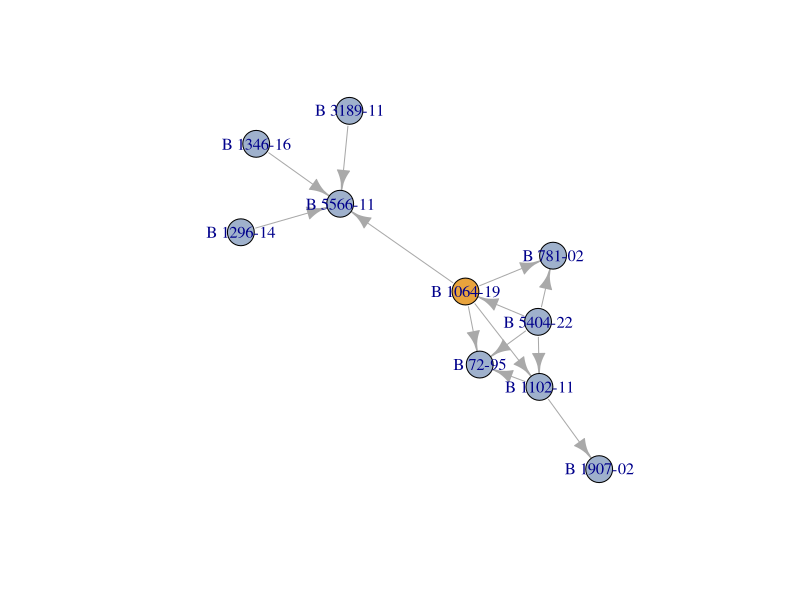
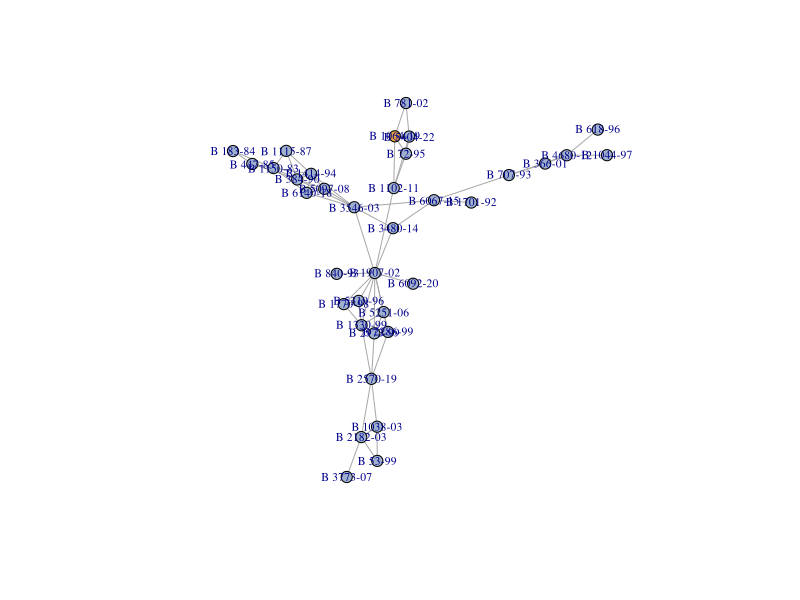

Generate these figures, in order, with R:
# clm-workshop
# johan lindholm, umeå university
# 5 october 2026
#
# **************************************
# **** network analysis of case law ****
# **************************************
# a hands-on introduction to r and network analysis (na)
# you will learn about: building tables; generating figures; basic na concepts:
# centrality, communities.


# prepare ----------------------------------------------------------------------

set.seed(42)   # keeps results reproducible

# load packages

library(tidyverse)   # collection of data science packages
library(igraph)      # for network analysis (ignore error msg)

# load text data

citation_edges <- read_csv("citation_edges.csv")   # references between cases
head(citation_edges)                               # glance at the variables

cases <- read_csv("cases.csv")                     # case metadata
head(cases)                                        # glance at the variables

# select anchor_case (to which we will compare other cases)

anchor_case <- "B 1064-19"   # define anchor_case as NJA 2019 s. 684 (mopedbilen)


# step 1 — build the citation graph (g) ----------------------------------------
# a network has two parts: nodes (here judgments) and edges (here citation
# from one judgment to another).

g <- graph_from_data_frame(                # graph_from_data_frame() creates a graph object                            
  citation_edges |>                        # takes the edges table
    filter(!is.na(cited_case),             # drop out-of-corpus
           cited_case != citing_case) |>   # drop self-citations
    select(citing_case, cited_case),       # keep only to-from columns
  directed = TRUE                          # citations have a direction
)

g   # glance graph object


# step 2 — create anchor case `ego` sub-graph ----------------------------------
# identify neighbors of anchor case within two degree  

anchor_case_neighbors <- neighborhood(g,             # neighborhood list nodes connect to one node 
                                      order=2,       # neighbors within one degree
                                      anchor_case)   # center on anchor_case 

ego_g <- induced_subgraph(g, anchor_case_neighbors[[1]])   # create subgraph from list

ego_g <- simplify(ego_g, edge.attr.comb = "sum")        # combine edges

plot(ego_g,
     vertex.color = ifelse(V(ego_g)$name == anchor_case, 
                           "#E8A33D", 
                           "#9FB1CC"))   # colors anchor case

## top-10 by neighbor ----------------------------------------------------------
# this approach assumes that all neighbors are equally similar 

top_10_neighbors <- V(ego_g)$name                                          # list all cases in sub-graph 
top_10_neighbors <- top_10_neighbors[!top_10_neighbors %in% anchor_case]   # remove anchor case
top_10_neighbors <- tibble(case_num = top_10_neighbors)                    # convert to table 
top_10_neighbors <- left_join(top_10_neighbors,                            # add case information from cases
                              select(cases, case_num, publ_num, court_header),
                              by = "case_num")

top_10_neighbors         # glance top-10 list 
save(top_10_neighbors,   # save top-10 list to csv file
     file = "top_10_neighbors.csv")   


# step 3 — community detection --------------------------------------------------
# grouping cases into communities or clusters based on citations. there are many
# options of clustering; we will use Louvain that is fast and standard

## detect communities ----------------------------------------------------------

g_undirected <- as_undirected(g, mode = "collapse")   # louvain requires undirected edges
communities <- cluster_louvain(g_undirected)          # cluster all cases into communities
communities                                           # glance communities

## create anchor case community sub-graph --------------------------------------

anchor_comm_id <- communities$membership[names(V(g)) == anchor_case]   # find the anchor case's community
anchor_community_g <- induced_subgraph(                                # create anchor case's community sub-graph
  g_undirected,
  V(g_undirected)[communities$membership == anchor_comm_id]
)

plot(anchor_community_g,                                               # plot anchor community's sub-graph
     vertex.size = 6,
     vertex.label.cex = 0.7,
     vertex.color = ifelse(V(anchor_community_g)$name == anchor_case,
                           "#E8A33D",                                  # anchor case is orange
                           "#9FB1CC"))                                 # other community members are blue

## top-10 by pagerank ---------------------------------------------------------
# because community membership is binary (member/non-member),  we will rank cases 
# using pagerank. pagerank is one measurement of how central cases are in the 
# network. thus, the top-10 will be the "most important" cases in the community 

pagerank <- page_rank(g, directed = TRUE)$vector   # calculate pagerank all nodes
pagerank_table <- tibble(                          # turn results to table
  case_num = names(pagerank),                      # first column, names as case_num
  pagerank = pagerank)                             # second column, pagerank values as pagerank

top_10_community <- 
  tibble(case_num = V(g)$name[communities$membership == anchor_comm_id]) |>        # table with community members
  left_join(pagerank_table, by = "case_num") |>                                    # add pagerank  
  left_join(select(cases, case_num, publ_num, court_header), by = "case_num") |>   # add case information from cases
  filter(case_num != anchor_case) |>                                               # remove anchor case
  arrange(desc(pagerank)) |>                                                       # re-order by descending pagerank 
  mutate(norm_pagerank = pagerank / max(pagerank)) |>   # normalised pagerank to 0-1 scale
  head(10)                                                                         # select top 10

top_10_community         # glance top-10 list 
save(top_10_community,   # save top-10 list to csv file
     file = "top_10_community.csv")   
